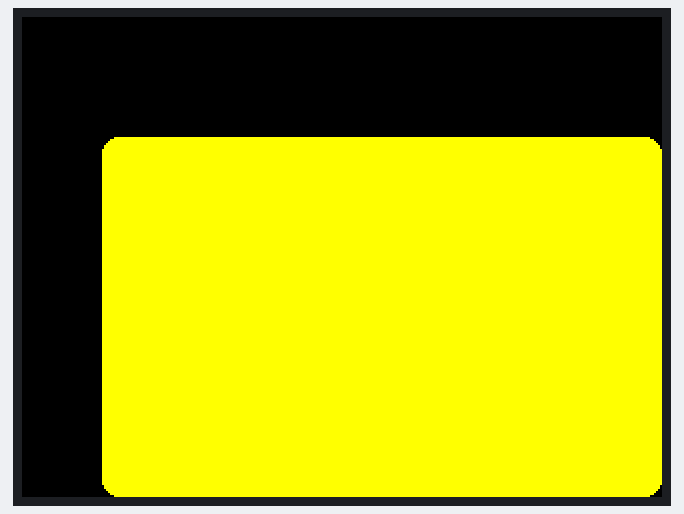
Bench run of a sketch on a simulated ESP32. On the bench: 320×240 colour display.

Above: at 1.8 s.
At 6.3 s:
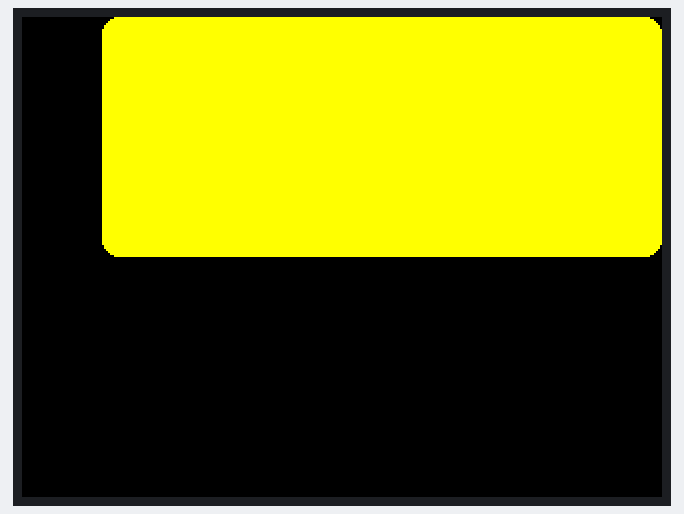
At 10.6 s:
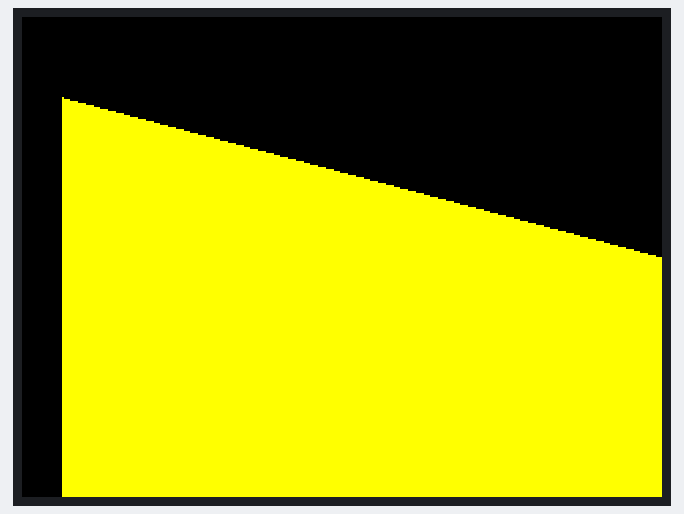
At 19.0 s:
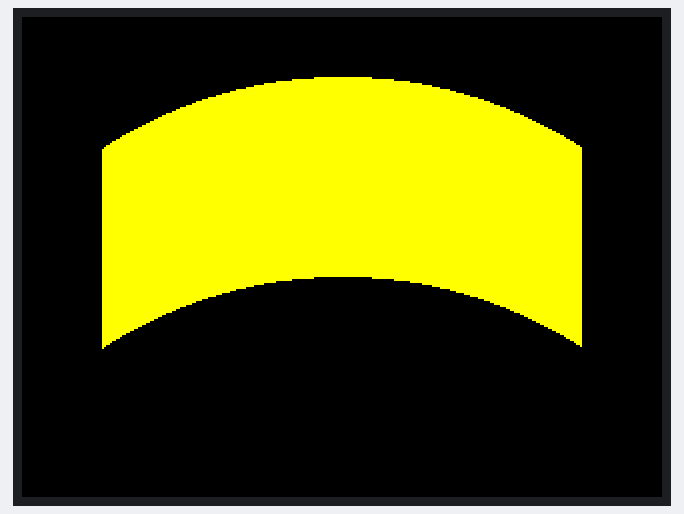
At 37.3 s:
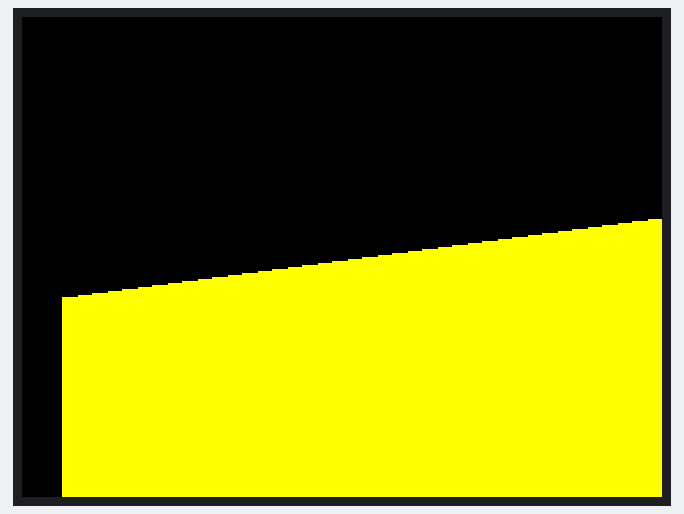

The sketch:

tft_espi_test.ino
```cpp
/*
 * Sketch to test driving two TFT screens from an ESP32. Uses some eye animations for M-O.
 *
 * TFT_eSPI() User_Setup.h - uncomment and set following lines:
 *    #define ILI9341_2_DRIVER
 *    #define TFT_MISO 19
 *    #define TFT_MOSI 23
 *    #define TFT_SCLK 18
 *    #define TFT_DC   15
 *    #define TFT_RST  2
 *
 *
 *
 *                    Wiring Diagram:
 *
 *                   ┌──────────────────────────────────────────────────────────┐
 *                   │                                                          │    Shared Pins:
 *                   │                            ┌────────────────┐            │    23 (MOSI)
 *                   │                            │                │            │    19 (MISO)
 *                   │                            │       23 (MOSI)┼────┐       │    18 (SCK)
 *                   o───┐                        │                │    │       │    2  (RST)
 *                   │   │                        │     ESP32      │    │       │    DC (15)
 *       ┌───────┐   │   │                        │                │    │       │
 *       │     + │   │ - │                        │                │    │       │    Unique Pins:
 *       │     ┌─┼───┼──┐│                        │       19 (MISO)┼──┐ │       │    TFT1 - CS -> 4
 *       │     │        ││                        │       18 (SCK) ├─┐│ │       │    TFT  - CS -> 25
 *       │     │   5V   ││                        │                │ ││ │       │
 *       │     │        ││                    ┌───┼25 (CS2)        │ ││ │       │
 *       │     └────────┘│                    │   │                │ ││ │       │
 *       │               │                    │   │                │ ││ │       │
 *       │               │                    │   │                │ ││ │       │
 *       │               │                    │   │                │ ││ │       │
 *       │               └────────────────────┼───┼GND     4  (CS1)┼─┼┼─┼─────┐ │
 *       │                                    │   │        2  (RST)┼─┼┼─┼────┐│ │
 *       └──────────────────────────────────o─┼─o─┼VIN     15 (DC) ┼─┼┼─┼─┐  ││ │
 *                                          │ │ │ └────────────────┘ ││ │ │  ││ │
 *                                          │ │ │                    ││ │ │  ││ │
 *                                          │ │ │                    ││ │ │  ││ │
 *                                          │ │ │                    ││ │ │  ││ │
 * ┌───────────────────────────────────────┐│ │ │                    ││ │ │  ││ │ ┌───────────────────────────────────────┐
 * │                                       ││ │ │                    ││ │ │  ││ │ │                                       │
 * │                                       ││ │ │                    ││ │ │  ││ │ │                                       │
 * │                                 VCC   ┼┘ │ o────────o───────────┼┼─┼─┼──┼┼─┼─┼ VCC                                   │
 * │                                 GND   ┼──┼─┘        │           ││ │ │  ││ └─┼ GND                                   │
 * │                                 CS    ├──┘          │           ││ │ │  │└───┼ CS                                    │
 * │                                 RESET ┼─────────────┼───────────┼┼─┼─┼──o────┼ RESET                                 │
 * │            TFT2                 DC    ┼─────────────┼───────────┼┼─┼─o───────┤ DC             TFT1                   │
 * │                                 MOSI  ┼─────────────┼───────────┼┼─o─────────┼ MOSI                                  │
 * │                                 SCK   ┼─────────────┼───────────o┼───────────┼ SCK                                   │
 * │                                 LED   ┼─────────────o────────────┼───────────┼ LED                                   │
 * │                                 MISO  ┼──────────────────────────o───────────┼ MISO                                  │
 * │                                       │                                      │                                       │
 * │                                       │                                      │                                       │
 * │                                       │                                      │                                       │
 * └───────────────────────────────────────┘                                      └───────────────────────────────────────┘
 */

#include <TFT_eSPI.h> // Hardware-specific library
#include <SPI.h>

#define TFT_CS_LEFT   4
#define TFT_CS_RIGHT 25

#define BLACK TFT_BLACK
#define YELLOW TFT_YELLOW

static int sDisplayWidth = 0;
static int sDisplayHeight = 0;

class Expression {
public:
  void animateIn(TFT_eSPI* tft) {
    log("animateIn");
    doAnimateIn(tft);
  }
  void draw(TFT_eSPI* tft) {
    log("draw");
    doDraw(tft);
  }
  void animateOut(TFT_eSPI* tft) {
    log("animateOut");
    doAnimateOut(tft);
  }
protected:
  virtual void doAnimateIn(TFT_eSPI* tft) {
    tft->fillScreen(BLACK);
  }

  virtual void doDraw(TFT_eSPI* tft) = 0;

  virtual void doAnimateOut(TFT_eSPI* tft) {
    tft->fillScreen(BLACK);
  }

  virtual char* debugTag() = 0;

  void log(char * log) {
    //Serial.print(debugTag()); Serial.print(":\t"); Serial.println(log);
  }
};

class Normal : public Expression {
public:
  char* debugTag() { return "Normal"; }

  void doAnimateIn(TFT_eSPI* tft) override {
    int i;
    int height = sDisplayHeight - Y0;
    float halfHeight = (sDisplayHeight - Y0) / 2.0f;
    int step = (int)(halfHeight / STEPS);
    for (i = 0; i < STEPS - 1; i++) {
      tft->fillRoundRect(X0, halfHeight, sDisplayWidth - X0, 2 * step * i, 0, YELLOW);
    }
  }

  void doDraw(TFT_eSPI* tft) override {
    tft->fillRoundRect(X0, Y0, sDisplayWidth - X0, sDisplayHeight - Y0, CORNER, YELLOW);
  }

  void doAnimateOut(TFT_eSPI* tft) override {
    int i;
    int height = sDisplayHeight - Y0;
    float halfHeight = height / 2.0f;
    int step = (int)(halfHeight / STEPS);
    for (i = 0; i <= STEPS; i++) {
      tft->fillRoundRect(X0, Y0, sDisplayWidth - X0, step * i, 0, BLACK);
      tft->fillRoundRect(X0, sDisplayHeight - step * i, sDisplayWidth - X0, step * i, 0, BLACK);
    }
  }
private:
  const int X0 = 40;
  const int Y0 = 60;
  const int CORNER = 8;
  const int STEPS = 10;
};

class Up : public Expression {
public:
  char* debugTag() { return "Up"; }

  void doAnimateIn(TFT_eSPI* tft) override {
    int i;
    int height = sDisplayHeight - Y_BOTTOM;
    float halfHeight = height / 2.0f;
    int step = (int)(halfHeight / STEPS);
    for (i = 0; i < STEPS; i++) {
      tft->fillRoundRect(X0, halfHeight - step * i, sDisplayWidth - X0, 2 * step * i, CORNER, YELLOW);
    }
  }

  void doDraw(TFT_eSPI* tft) override {
    tft->fillRoundRect(X0, 0, sDisplayWidth - X0, sDisplayHeight - Y_BOTTOM, CORNER, YELLOW);
  }

  void doAnimateOut(TFT_eSPI* tft) override {
    int i;
    int height = sDisplayHeight - Y_BOTTOM;
    float halfHeight = height / 2.0f;
    int step = (int)(halfHeight / STEPS);
    for (i = 0; i <= STEPS; i++) {
      tft->fillRoundRect(X0, Y0, sDisplayWidth - X0, step * i, 0, BLACK);
      tft->fillRoundRect(X0, height - step * i, sDisplayWidth - X0, step * i, 0, BLACK);
    }
  }
private:
  const int X0 = 40;
  const int Y0 = 0;
  const int Y_BOTTOM = 120;
  const int CORNER = 8;
  const int STEPS = 10;
};

class Sad : public Expression {
public:
  char* debugTag() { return "Sad"; }

  void doDraw(TFT_eSPI* tft) override {
    tft->fillRoundRect(20, 120, sDisplayWidth, 180, 0, YELLOW);
    tft->fillTriangle(20, 120, sDisplayWidth, 120, 20, 40, YELLOW);
  }
private:
  const int X0 = 40;
  const int Y0 = 0;
  const int CORNER = 8;
  const int STEPS = 10;
};

class Angry2 : public Expression {
public:
  char* debugTag() { return "Angry2"; }

  void doDraw(TFT_eSPI* tft) override {
    tft->fillRoundRect(20, 140, sDisplayWidth, 220, 0, YELLOW);
    tft->fillTriangle(20, 140, sDisplayWidth, 140, sDisplayWidth, 100, YELLOW);
  }
private:
  const int X0 = 40;
  const int Y0 = 0;
  const int CORNER = 8;
  const int STEPS = 10;
};

class Happy : public Expression {
public:
  char* debugTag() { return "Happy"; }

  void doDraw(TFT_eSPI* tft) override {
    tft->fillCircle(160, 250 , 220, YELLOW);
    tft->fillCircle(160, 350, 220, BLACK);
    tft->fillRect(0, 0, 40, 240, BLACK);
    tft->fillRect(280, 0, 320, 240, BLACK);
  }
private:
  const int X0 = 40;
  const int Y0 = 0;
  const int STEPS = 10;
};

#define NUM_EXPRESSIONS 5

Expression* sExpressions[NUM_EXPRESSIONS] = {
   new Normal(),
   new Up(),
   new Sad(),
   new Angry2(),
   new Happy(),
};

TFT_eSPI tft = TFT_eSPI();       // Invoke custom library

void setup(void) {
  pinMode(TFT_CS_LEFT, OUTPUT);
  pinMode(TFT_CS_RIGHT, OUTPUT);
  digitalWrite(TFT_CS_LEFT, LOW);
  digitalWrite(TFT_CS_RIGHT, LOW);
  tft.init();

  // Left eye rotation 1
  digitalWrite(TFT_CS_RIGHT, HIGH);
  tft.setRotation(1);

  delay(100);

  // Right eye rotation 5 (mirrored)
  digitalWrite(TFT_CS_LEFT, HIGH);
  digitalWrite(TFT_CS_RIGHT, LOW);
  tft.setRotation(5);

  delay(100);

  // Re-enable left screen
  digitalWrite(TFT_CS_LEFT, LOW);

  // Clear both displays
  tft.fillScreen(BLACK);
  sDisplayWidth = tft.width();
  sDisplayHeight = tft.height();

  delay(100);
}

const int DELAY = 2000;

void loop(void) {
  delay(1000);
  for (int i = 0; i < NUM_EXPRESSIONS; i++) {
    sExpressions[i]->animateIn(&tft);
    sExpressions[i]->draw(&tft);
    delay(DELAY);
    sExpressions[i]->animateOut(&tft);
    delay(DELAY);
  }
}
```

Measured:
- what the display in image 0 shows lasts 2.2 s, from 1.8 s to 4.0 s
- what the display in image 1 shows lasts 2.2 s, from 6.2 s to 8.4 s
- what the display in image 2 shows lasts 2.0 s, from 10.5 s to 12.5 s
